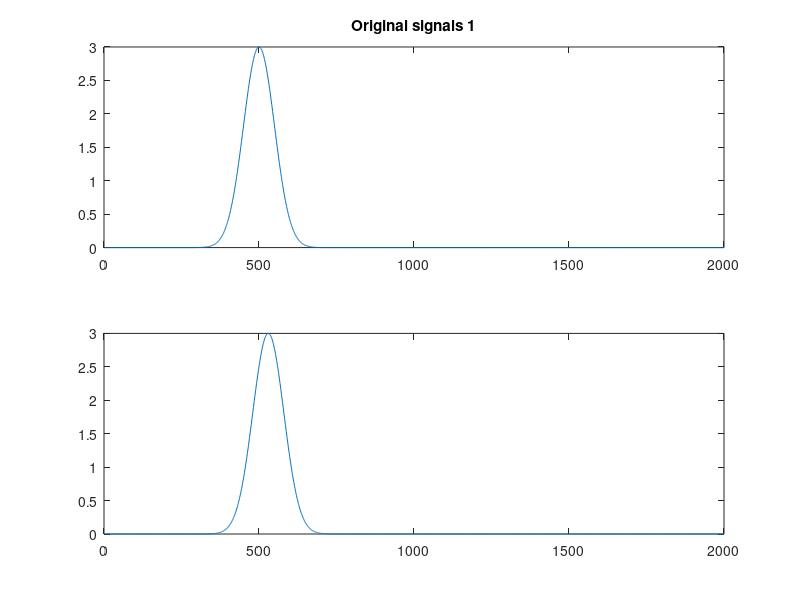

MATLAB code to generate this figure: (Note: this script raises an error after producing the figure.)
% my gcc-test
%% with a gaussian

tt = 1:2000;
sigma = 50;
s1 = 3*exp(-(tt-500).^2/(2*sigma^2));
s2 = 3*exp(-(tt-530).^2/(2*sigma^2));

a = [s1;s2];

figure(1); subplot(2,1,1);
plot(tt,s1); subplot(2,1,2); plot(tt,s2);
subplot(2,1,1); title('Original signals 1')


%% Correlation:
wf1 = @(x) 1; %weighting function for gcc
wf2 = @(x) 1./(abs(x)+(abs(x)<5e-3)); %weighting function for gcc-phat

sw = 800;

scores1 = my_simple_gcc(s1,s2,wf1,sw);
scores2 = my_simple_gcc(s1,s2,wf2,sw);

tt2 = -floor(length(scores1)/2):floor(length(scores1)/2);

figure(2); subplot(2,1,1); plot(tt2,scores1); 
subplot(2,1,2); plot(tt2,scores2);
subplot(2,1,1); title('GCC and GCC-PHAT 1')

%% with a gaussian plus noise

tt = 1:2000;
sigma = 50;
noise_std = 0.1;
s1 = 3*exp(-(tt-500).^2/(2*sigma^2)) + noise_std*randn(size(tt));
s2 = 3*exp(-(tt-530).^2/(2*sigma^2)) + noise_std*randn(size(tt));

a = [s1;s2];

figure(3); subplot(2,1,1);
plot(tt,s1); subplot(2,1,2); plot(tt,s2);
subplot(2,1,1); title('Original signals 2')


%% Correlation:
wf1 = @(x) 1; %weighting function for gcc
wf2 = @(x) 1./(abs(x)+(abs(x)<5e-3)); %weighting function for gcc-phat

sw = 800;

scores1 = my_simple_gcc(s1,s2,wf1,sw);
scores2 = my_simple_gcc(s1,s2,wf2,sw);

tt2 = -floor(length(scores1)/2):floor(length(scores1)/2);

figure(4); subplot(2,1,1); plot(tt2,scores1); 
subplot(2,1,2); plot(tt2,scores2);
subplot(2,1,1); title('GCC and GCC-PHAT 2')
%% with a sine

tt = 1:2000;
sigma = 50;
s1 = 3*sin(1/sigma*tt);
s2 = 3*sin(1/sigma*(tt+30));   

a = [s1;s2];

figure(5); subplot(2,1,1);
plot(tt,s1); subplot(2,1,2); plot(tt,s2);
subplot(2,1,1); title('Original signals 3')


%% Correlation:
wf1 = @(x) 1; %weighting function for gcc
wf2 = @(x) 1./(abs(x)+(abs(x)<5e-3)); %weighting function for gcc-phat

sw = 800;

scores1 = my_simple_gcc(s1,s2,wf1,sw);
scores2 = my_simple_gcc(s1,s2,wf2,sw);

tt2 = -floor(length(scores1)/2):floor(length(scores1)/2);

figure(6); subplot(2,1,1); plot(tt2,scores1); 
subplot(2,1,2); plot(tt2,scores2);
subplot(2,1,1); title('GCC and GCC-PHAT 3')


